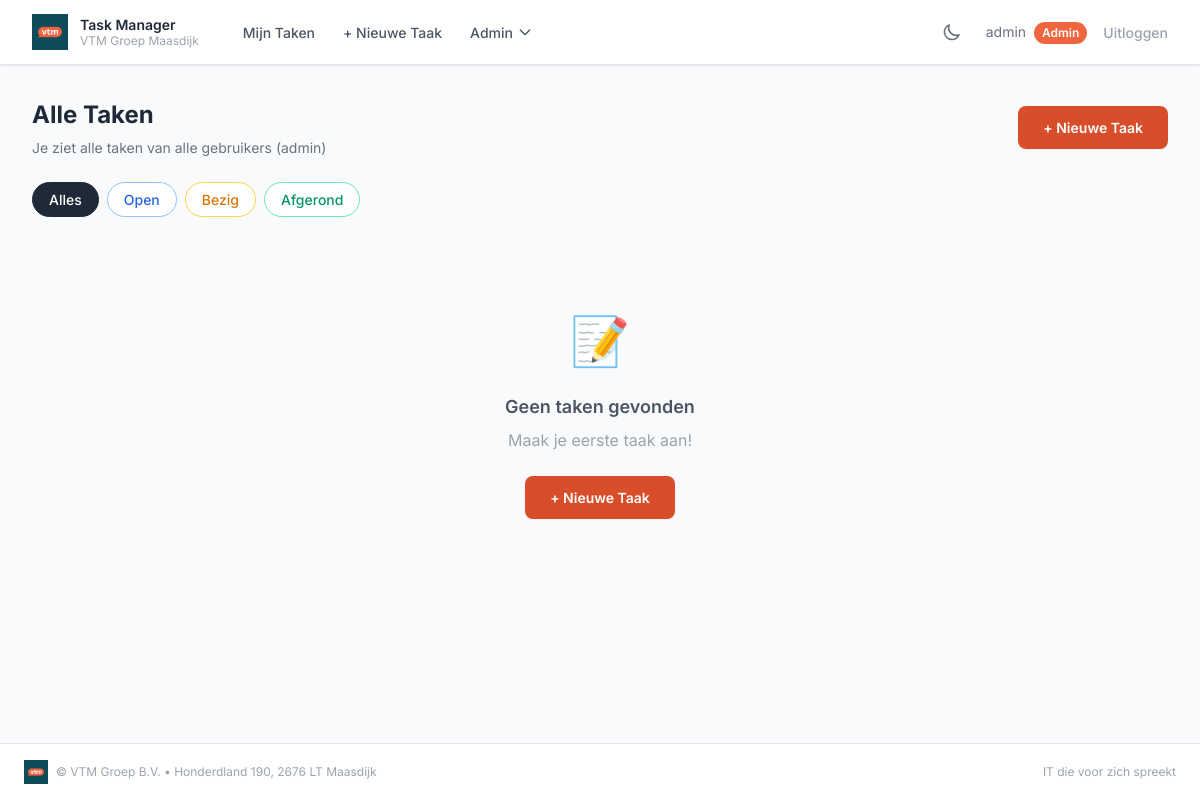
The page /tasks (signed in) on the database as committed earlier.
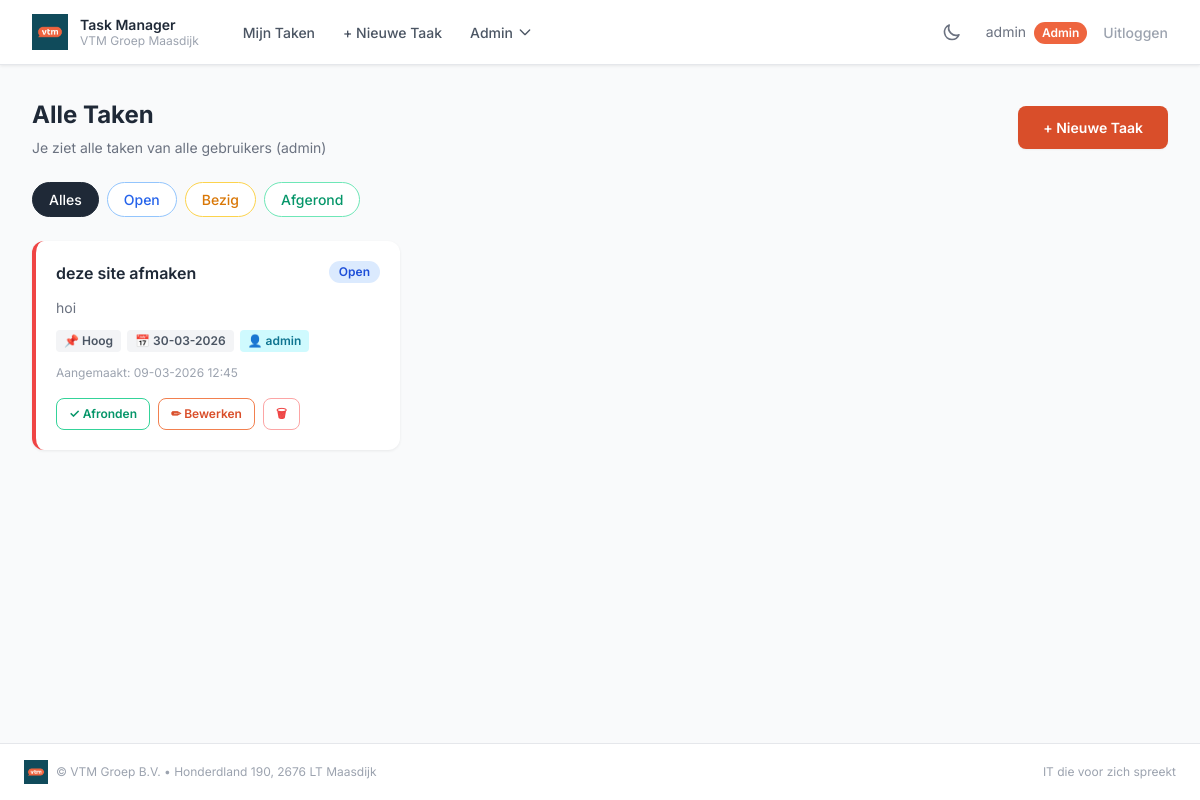
The same page on the database as committed later.
### app.py (models this page shows, shortened)
class Task(db.Model):
    id = db.Column(db.Integer, primary_key=True)
    title = db.Column(db.String(200), nullable=False)
    description = db.Column(db.Text, default='')
    status = db.Column(db.String(20), nullable=False, default='open')  # open, bezig, afgerond
    priority = db.Column(db.String(10), nullable=False, default='normaal')  # laag, normaal, hoog
    created_at = db.Column(db.DateTime, default=datetime.utcnow)
    due_date = db.Column(db.Date, nullable=True)
    user_id = db.Column(db.Integer, db.ForeignKey('user.id'), nullable=False)
    assigned_to_id = db.Column(db.Integer, db.ForeignKey('user.id'), nullable=True)

class User(UserMixin, db.Model):
    id = db.Column(db.Integer, primary_key=True)
    username = db.Column(db.String(80), unique=True, nullable=False)
    email = db.Column(db.String(120), unique=True, nullable=False)
    password_hash = db.Column(db.String(256), nullable=False)
    role = db.Column(db.String(10), nullable=False, default='user')   # 'admin' of 'user'
    display_name = db.Column(db.String(100), nullable=True)
    bio = db.Column(db.Text, nullable=True)
    avatar_color = db.Column(db.String(7), nullable=False, default='#ee653f')
    tasks = db.relationship('Task', backref='owner', lazy=True, foreign_keys='Task.user_id')
    assigned_tasks = db.relationship('Task', backref='assignee', lazy=True, foreign_keys='Task.assigned_to_id')
    @property
    def is_admin(self):
        return self.role == 'admin'

### app.py (the view)
@app.route('/tasks')
@login_required
def tasks():
    status_filter = request.args.get('status', '')
    if current_user.is_admin:
        query = Task.query
    else:
        query = Task.query.filter(or_(Task.user_id == current_user.id, Task.assigned_to_id == current_user.id))
    if status_filter:
        query = query.filter_by(status=status_filter)
    all_tasks = query.order_by(Task.created_at.desc()).all()
    return render_template('tasks.html', tasks=all_tasks, status_filter=status_filter)

### app.py (called while the page is built)
@login_manager.user_loader
def load_user(user_id):
    return db.session.get(User, int(user_id))

### templates/tasks.html (shortened to what this page needs)
{% extends "base.html" %}
{% block content %}
<div class="page-header">
    <div>
        <h2 class="page-title page-title--spaced">
            {% if current_user.is_admin %}Alle Taken{% else %}Mijn Taken{% endif %}
        </h2>
        {% if current_user.is_admin %}
        <p class="page-subtitle">Je ziet alle taken van alle gebruikers (admin)</p>
        {% endif %}
    </div>
    <a href="{{ url_for('task_create') }}" class="btn btn-primary">+ Nieuwe Taak</a>
</div>
<div class="filter-pills">
    <a href="{{ url_for('tasks') }}" class="filter-pill {% if not status_filter %}filter-pill--active-all{% endif %}">Alles</a>
    <a href="{{ url_for('tasks', status='open') }}" class="filter-pill filter-pill--open {% if status_filter == 'open' %}filter-pill--active-open{% endif %}">Open</a>
    <a href="{{ url_for('tasks', status='bezig') }}" class="filter-pill filter-pill--bezig {% if status_filter == 'bezig' %}filter-pill--active-bezig{% endif %}">Bezig</a>
    <a href="{{ url_for('tasks', status='afgerond') }}" class="filter-pill filter-pill--afgerond {% if status_filter == 'afgerond' %}filter-pill--active-afgerond{% endif %}">Afgerond</a>
</div>
{% if tasks %}
<div class="tasks-grid">
    {% for task in tasks %}
    <div class="task-card task-card--{{ task.priority }}{% if task.status == 'afgerond' %} task-card--done{% endif %}">
        <div class="task-card-body">
            <div class="task-card-header">
                <h3 class="task-title{% if task.status == 'afgerond' %} task-title--done{% endif %}">{{ task.title }}</h3>
                <span class="badge badge--{{ task.status }}">{{ task.status | capitalize }}</span>
            </div>
            {% if task.description %}
            <p class="task-description">{{ task.description[:100] }}{% if task.description|length > 100 %}...{% endif %}</p>
            {% endif %}
            <div class="task-tags">
                <span class="badge badge--sm badge--neutral">📌 {{ task.priority | capitalize }}</span>
                {% if task.due_date %}
                <span class="badge badge--sm badge--neutral">📅 {{ task.due_date.strftime('%d-%m-%Y') }}</span>
                {% endif %}
                <span class="badge badge--sm badge--owner">👤 {{ task.owner.username }}</span>
            </div>
            <p class="task-meta">Aangemaakt: {{ task.created_at.strftime('%d-%m-%Y %H:%M') }}</p>
            <div class="task-actions">
                <form method="post" action="{{ url_for('task_toggle', task_id=task.id) }}">
                    <button type="submit" class="btn btn-sm {% if task.status == 'afgerond' %}btn-secondary{% else %}btn-outline-success{% endif %}">
                        {% if task.status == 'afgerond' %}↩ Heropen{% else %}✓ Afronden{% endif %}
                    </button>
                </form>
                <a href="{{ url_for('task_edit', task_id=task.id) }}" class="btn btn-sm btn-outline-vtm">✏ Bewerken</a>
                <form method="post" action="{{ url_for('task_delete', task_id=task.id) }}" onsubmit="return confirm('Weet je zeker dat je deze taak wilt verwijderen?')">
                    <button type="submit" class="btn btn-sm btn-outline-danger">🗑</button>
                </form>
            </div>
        </div>
    </div>
    {% endfor %}
</div>
{% else %}
<div class="empty-state">
    <div class="empty-state-icon">📝</div>
    <h3 class="empty-state-title">Geen taken gevonden</h3>
    <p class="empty-state-subtitle">Maak je eerste taak aan!</p>
    <a href="{{ url_for('task_create') }}" class="btn btn-primary">+ Nieuwe Taak</a>
</div>
{% endif %}
{% endblock %}

Rows that differ between the two databases and show on the page:
added Task: title "deze site afmaken", status "Open", description "hoi", priority "Hoog", due_date "30-03-2026", owner.username "admin", created_at "09-03-2026 12:45", shows "✓ Afronden"
Other text that changed with them:
text no longer shown: "📝 Geen taken gevonden Maak je eerste taak aan! + Nieuwe Taak"
